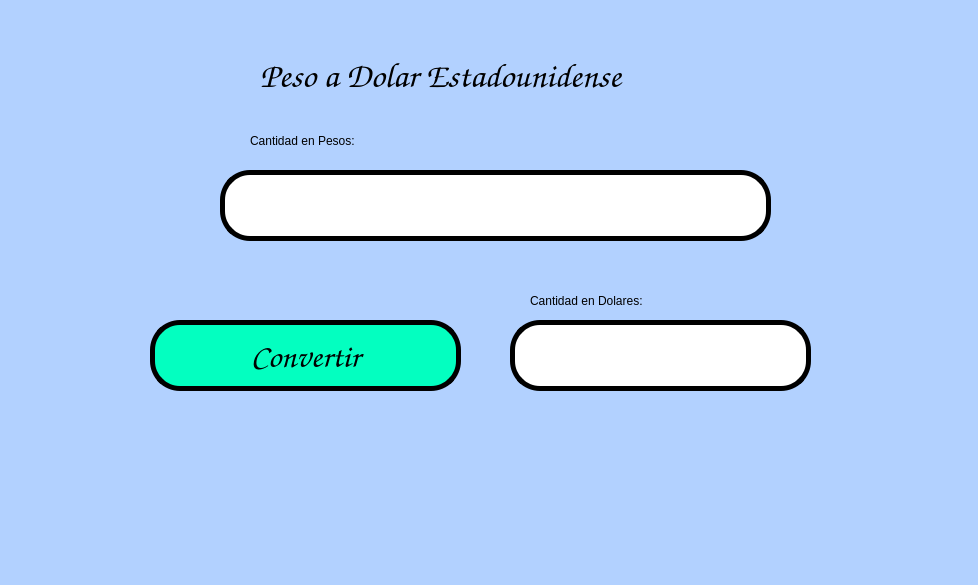
<?xml version="1.0" encoding="UTF-8"?>
<ui version="4.0">
 <class>MainWindow</class>
 <widget class="QMainWindow" name="MainWindow">
  <property name="geometry">
   <rect>
    <x>0</x>
    <y>0</y>
    <width>978</width>
    <height>585</height>
   </rect>
  </property>
  <property name="windowTitle">
   <string>MainWindow</string>
  </property>
  <property name="styleSheet">
   <string notr="true">background-color: rgb(178, 209, 255);</string>
  </property>
  <widget class="QWidget" name="centralwidget">
   <widget class="QPushButton" name="btn_convertir">
    <property name="geometry">
     <rect>
      <x>150</x>
      <y>320</y>
      <width>311</width>
      <height>71</height>
     </rect>
    </property>
    <property name="palette">
     <palette>
      <active>
       <colorrole role="Button">
        <brush brushstyle="SolidPattern">
         <color alpha="255">
          <red>3</red>
          <green>255</green>
          <blue>192</blue>
         </color>
        </brush>
       </colorrole>
       <colorrole role="Base">
        <brush brushstyle="SolidPattern">
         <color alpha="255">
          <red>3</red>
          <green>255</green>
          <blue>192</blue>
         </color>
        </brush>
       </colorrole>
       <colorrole role="Window">
        <brush brushstyle="SolidPattern">
         <color alpha="255">
          <red>3</red>
          <green>255</green>
          <blue>192</blue>
         </color>
        </brush>
       </colorrole>
      </active>
      <inactive>
       <colorrole role="Button">
        <brush brushstyle="SolidPattern">
         <color alpha="255">
          <red>3</red>
          <green>255</green>
          <blue>192</blue>
         </color>
        </brush>
       </colorrole>
       <colorrole role="Base">
        <brush brushstyle="SolidPattern">
         <color alpha="255">
          <red>3</red>
          <green>255</green>
          <blue>192</blue>
         </color>
        </brush>
       </colorrole>
       <colorrole role="Window">
        <brush brushstyle="SolidPattern">
         <color alpha="255">
          <red>3</red>
          <green>255</green>
          <blue>192</blue>
         </color>
        </brush>
       </colorrole>
      </inactive>
      <disabled>
       <colorrole role="Button">
        <brush brushstyle="SolidPattern">
         <color alpha="255">
          <red>3</red>
          <green>255</green>
          <blue>192</blue>
         </color>
        </brush>
       </colorrole>
       <colorrole role="Base">
        <brush brushstyle="SolidPattern">
         <color alpha="255">
          <red>3</red>
          <green>255</green>
          <blue>192</blue>
         </color>
        </brush>
       </colorrole>
       <colorrole role="Window">
        <brush brushstyle="SolidPattern">
         <color alpha="255">
          <red>3</red>
          <green>255</green>
          <blue>192</blue>
         </color>
        </brush>
       </colorrole>
      </disabled>
     </palette>
    </property>
    <property name="font">
     <font>
      <family>Comic Sans MS</family>
      <pointsize>25</pointsize>
      <weight>9</weight>
      <italic>false</italic>
      <bold>false</bold>
     </font>
    </property>
    <property name="whatsThis">
     <string>&lt;html&gt;&lt;head/&gt;&lt;body&gt;&lt;p&gt;&lt;span style=&quot; color:#ff5500;&quot;&gt;aserfg&lt;/span&gt;&lt;/p&gt;&lt;/body&gt;&lt;/html&gt;</string>
    </property>
    <property name="styleSheet">
     <string notr="true">background-color: rgb(3, 255, 192);
border: 5px solid black;
border-radius: 30px;
font: 75 25pt &quot;Comic Sans MS&quot;;</string>
    </property>
    <property name="text">
     <string>Convertir</string>
    </property>
   </widget>
   <widget class="QLabel" name="label">
    <property name="geometry">
     <rect>
      <x>250</x>
      <y>120</y>
      <width>361</width>
      <height>41</height>
     </rect>
    </property>
    <property name="styleSheet">
     <string notr="true">font: 75 18pt &quot;Comic Sans MS&quot;;</string>
    </property>
    <property name="text">
     <string>Cantidad en Pesos:</string>
    </property>
   </widget>
   <widget class="QLineEdit" name="txt_cantidad">
    <property name="geometry">
     <rect>
      <x>220</x>
      <y>170</y>
      <width>551</width>
      <height>71</height>
     </rect>
    </property>
    <property name="font">
     <font>
      <family>Comic Sans MS</family>
      <pointsize>22</pointsize>
      <weight>50</weight>
      <bold>false</bold>
     </font>
    </property>
    <property name="styleSheet">
     <string notr="true">background-color: rgb(255, 255, 255);
border: 5px solid black;
border-radius: 30px;</string>
    </property>
    <property name="text">
     <string/>
    </property>
   </widget>
   <widget class="QLabel" name="label_2">
    <property name="geometry">
     <rect>
      <x>530</x>
      <y>280</y>
      <width>271</width>
      <height>41</height>
     </rect>
    </property>
    <property name="styleSheet">
     <string notr="true">font: 75 18pt &quot;Comic Sans MS&quot;;</string>
    </property>
    <property name="text">
     <string>Cantidad en Dolares:</string>
    </property>
   </widget>
   <widget class="QLineEdit" name="txt_res">
    <property name="geometry">
     <rect>
      <x>510</x>
      <y>320</y>
      <width>301</width>
      <height>71</height>
     </rect>
    </property>
    <property name="font">
     <font>
      <family>Comic Sans MS</family>
      <pointsize>22</pointsize>
      <weight>50</weight>
      <bold>false</bold>
     </font>
    </property>
    <property name="styleSheet">
     <string notr="true">background-color: rgb(255, 255, 255);
border: 5px solid black;
border-radius: 30px;</string>
    </property>
    <property name="text">
     <string/>
    </property>
   </widget>
   <widget class="QLabel" name="label_3">
    <property name="geometry">
     <rect>
      <x>260</x>
      <y>50</y>
      <width>481</width>
      <height>51</height>
     </rect>
    </property>
    <property name="font">
     <font>
      <family>Comic Sans MS</family>
      <pointsize>26</pointsize>
      <weight>9</weight>
      <italic>false</italic>
      <bold>false</bold>
     </font>
    </property>
    <property name="styleSheet">
     <string notr="true">font: 75 26pt &quot;Comic Sans MS&quot;;</string>
    </property>
    <property name="text">
     <string>Peso a Dolar Estadounidense</string>
    </property>
   </widget>
   <widget class="QLabel" name="imagen_2">
    <property name="geometry">
     <rect>
      <x>780</x>
      <y>0</y>
      <width>181</width>
      <height>91</height>
     </rect>
    </property>
    <property name="autoFillBackground">
     <bool>false</bool>
    </property>
    <property name="styleSheet">
     <string notr="true"/>
    </property>
    <property name="text">
     <string/>
    </property>
    <property name="pixmap">
     <pixmap resource="../Archivos/Recursos.qrc">:/logos/log_uat_nuevo.png</pixmap>
    </property>
    <property name="scaledContents">
     <bool>true</bool>
    </property>
   </widget>
   <widget class="QLabel" name="imagen">
    <property name="geometry">
     <rect>
      <x>10</x>
      <y>10</y>
      <width>121</width>
      <height>101</height>
     </rect>
    </property>
    <property name="autoFillBackground">
     <bool>false</bool>
    </property>
    <property name="styleSheet">
     <string notr="true"/>
    </property>
    <property name="text">
     <string/>
    </property>
    <property name="pixmap">
     <pixmap resource="../Archivos/Recursos.qrc">:/logos/FIT_logo_vertical.png</pixmap>
    </property>
    <property name="scaledContents">
     <bool>true</bool>
    </property>
   </widget>
   <widget class="QLabel" name="imagen_3">
    <property name="geometry">
     <rect>
      <x>860</x>
      <y>440</y>
      <width>101</width>
      <height>91</height>
     </rect>
    </property>
    <property name="autoFillBackground">
     <bool>false</bool>
    </property>
    <property name="styleSheet">
     <string notr="true"/>
    </property>
    <property name="text">
     <string/>
    </property>
    <property name="pixmap">
     <pixmap resource="../Archivos/Recursos.qrc">:/ejercicios/ContornoTD.jpg</pixmap>
    </property>
    <property name="scaledContents">
     <bool>true</bool>
    </property>
   </widget>
  </widget>
  <widget class="QMenuBar" name="menubar">
   <property name="geometry">
    <rect>
     <x>0</x>
     <y>0</y>
     <width>978</width>
     <height>21</height>
    </rect>
   </property>
  </widget>
  <widget class="QStatusBar" name="statusbar"/>
 </widget>
 <resources>
  <include location="../Archivos/Recursos.qrc"/>
 </resources>
 <connections/>
</ui>
